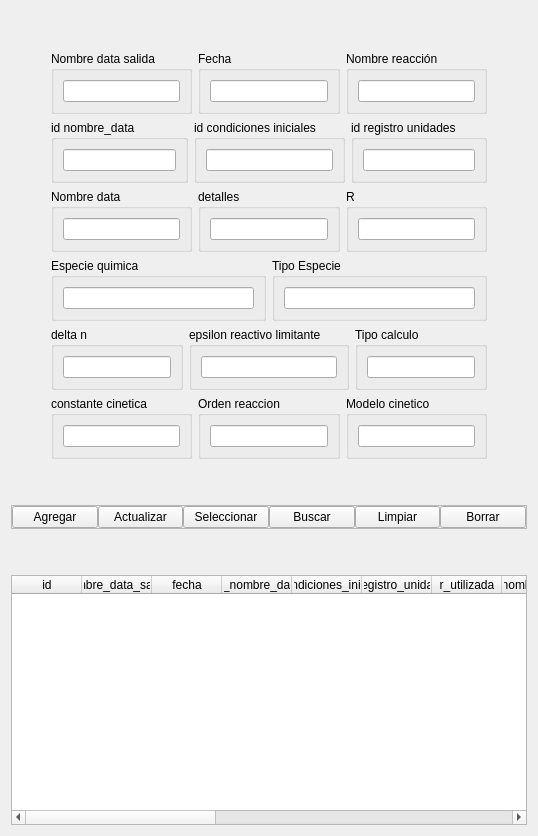
              <widget class="QWidget" name="cal_tab">
               <attribute name="title">
                <string>Calculos</string>
               </attribute>
               <layout class="QVBoxLayout" name="verticalLayout_58">
                <item>
                 <spacer name="verticalSpacer_46">
                  <property name="orientation">
                   <enum>Qt::Vertical</enum>
                  </property>
                  <property name="sizeHint" stdset="0">
                   <size>
                    <width>20</width>
                    <height>40</height>
                   </size>
                  </property>
                 </spacer>
                </item>
                <item>
                 <layout class="QHBoxLayout" name="horizontalLayout_22">
                  <item>
                   <spacer name="horizontalSpacer_21">
                    <property name="orientation">
                     <enum>Qt::Horizontal</enum>
                    </property>
                    <property name="sizeHint" stdset="0">
                     <size>
                      <width>40</width>
                      <height>20</height>
                     </size>
                    </property>
                   </spacer>
                  </item>
                  <item>
                   <layout class="QVBoxLayout" name="verticalLayout_39">
                    <item>
                     <layout class="QHBoxLayout" name="horizontalLayout_60">
                      <item>
                       <widget class="QGroupBox" name="groupBox_15">
                        <property name="title">
                         <string>Nombre data salida</string>
                        </property>
                        <layout class="QVBoxLayout" name="verticalLayout_40">
                         <item>
                          <widget class="QLineEdit" name="nombre_ds_edit">
                           <property name="text">
                            <string/>
                           </property>
                          </widget>
                         </item>
                        </layout>
                       </widget>
                      </item>
                      <item>
                       <widget class="QGroupBox" name="groupBox_16">
                        <property name="title">
                         <string>Fecha</string>
                        </property>
                        <layout class="QVBoxLayout" name="verticalLayout_41">
                         <item>
                          <widget class="QLineEdit" name="fecha_ds_edit"/>
                         </item>
                        </layout>
                       </widget>
                      </item>
                      <item>
                       <widget class="QGroupBox" name="groupBox_17">
                        <property name="title">
                         <string>Nombre reacción</string>
                        </property>
                        <layout class="QVBoxLayout" name="verticalLayout_42">
                         <item>
                          <widget class="QLineEdit" name="nombre_reaccion_ds_edit"/>
                         </item>
                        </layout>
                       </widget>
                      </item>
                     </layout>
                    </item>
                    <item>
                     <layout class="QHBoxLayout" name="horizontalLayout_61">
                      <item>
                       <widget class="QGroupBox" name="groupBox_18">
                        <property name="title">
                         <string>id nombre_data</string>
                        </property>
                        <layout class="QVBoxLayout" name="verticalLayout_43">
                         <item>
                          <widget class="QLineEdit" name="id_nombre_data_ds_edit"/>
                         </item>
                        </layout>
                       </widget>
                      </item>
                      <item>
                       <widget class="QGroupBox" name="groupBox_19">
                        <property name="title">
                         <string>id condiciones iniciales</string>
                        </property>
                        <layout class="QVBoxLayout" name="verticalLayout_44">
                         <item>
                          <widget class="QLineEdit" name="id_condiciones_iniciales_ds_edit"/>
                         </item>
                        </layout>
                       </widget>
                      </item>
                      <item>
                       <widget class="QGroupBox" name="groupBox_20">
                        <property name="title">
                         <string>id registro unidades</string>
                        </property>
                        <layout class="QVBoxLayout" name="verticalLayout_45">
                         <item>
                          <widget class="QLineEdit" name="id_registro_unidades_ds_edit"/>
                         </item>
                        </layout>
                       </widget>
                      </item>
                     </layout>
                    </item>
                    <item>
                     <layout class="QHBoxLayout" name="horizontalLayout_62">
                      <item>
                       <widget class="QGroupBox" name="groupBox_21">
                        <property name="title">
                         <string>Nombre data</string>
                        </property>
                        <layout class="QVBoxLayout" name="verticalLayout_46">
                         <item>
                          <widget class="QLineEdit" name="nombre_data_ds_edit">
                           <property name="text">
                            <string/>
                           </property>
                          </widget>
                         </item>
                        </layout>
                       </widget>
                      </item>
                      <item>
                       <widget class="QGroupBox" name="groupBox_22">
                        <property name="title">
                         <string>detalles</string>
                        </property>
                        <layout class="QVBoxLayout" name="verticalLayout_47">
                         <item>
                          <widget class="QLineEdit" name="detalles_ds_edit">
                           <property name="text">
                            <string/>
                           </property>
                          </widget>
                         </item>
                        </layout>
                       </widget>
                      </item>
                      <item>
                       <widget class="QGroupBox" name="groupBox_23">
                        <property name="title">
                         <string>R</string>
                        </property>
                        <layout class="QVBoxLayout" name="verticalLayout_48">
                         <item>
                          <widget class="QLineEdit" name="r_ds_edit">
                           <property name="text">
                            <string/>
                           </property>
                          </widget>
                         </item>
                        </layout>
                       </widget>
                      </item>
                     </layout>
                    </item>
                    <item>
                     <layout class="QHBoxLayout" name="horizontalLayout_63">
                      <item>
                       <widget class="QGroupBox" name="groupBox_24">
                        <property name="title">
                         <string>Especie quimica</string>
                        </property>
                        <layout class="QVBoxLayout" name="verticalLayout_49">
                         <item>
                          <widget class="QLineEdit" name="especie_quimica_ds_edit"/>
                         </item>
                        </layout>
                       </widget>
                      </item>
                      <item>
                       <widget class="QGroupBox" name="groupBox_25">
                        <property name="title">
                         <string>Tipo Especie</string>
                        </property>
                        <layout class="QVBoxLayout" name="verticalLayout_50">
                         <item>
                          <widget class="QLineEdit" name="tipo_especie_ds_edit"/>
                         </item>
                        </layout>
                       </widget>
                      </item>
                     </layout>
                    </item>
                    <item>
                     <layout class="QHBoxLayout" name="horizontalLayout_64">
                      <item>
                       <widget class="QGroupBox" name="groupBox_27">
                        <property name="title">
                         <string>delta n</string>
                        </property>
                        <layout class="QVBoxLayout" name="verticalLayout_52">
                         <item>
                          <widget class="QLineEdit" name="delta_n_ds_edit"/>
                         </item>
                        </layout>
                       </widget>
                      </item>
                      <item>
                       <widget class="QGroupBox" name="groupBox_28">
                        <property name="title">
                         <string>epsilon reactivo limitante</string>
                        </property>
                        <layout class="QVBoxLayout" name="verticalLayout_53">
                         <item>
                          <widget class="QLineEdit" name="epsilon_rl_ds_edit"/>
                         </item>
                        </layout>
                       </widget>
                      </item>
                      <item>
                       <widget class="QGroupBox" name="groupBox_29">
                        <property name="title">
                         <string>Tipo calculo</string>
                        </property>
                        <layout class="QVBoxLayout" name="verticalLayout_54">
                         <item>
                          <widget class="QLineEdit" name="tipo_calculo_ds_edit">
                           <property name="text">
                            <string/>
                           </property>
                          </widget>
                         </item>
                        </layout>
                       </widget>
                      </item>
                     </layout>
                    </item>
                    <item>
                     <layout class="QHBoxLayout" name="horizontalLayout_65">
                      <item>
                       <widget class="QGroupBox" name="groupBox_30">
                        <property name="title">
                         <string>constante cinetica</string>
                        </property>
                        <layout class="QVBoxLayout" name="verticalLayout_55">
                         <item>
                          <widget class="QLineEdit" name="constante_cinetica_ds_edit"/>
                         </item>
                        </layout>
                       </widget>
                      </item>
                      <item>
                       <widget class="QGroupBox" name="groupBox_31">
                        <property name="title">
                         <string>Orden reaccion</string>
                        </property>
                        <layout class="QVBoxLayout" name="verticalLayout_56">
                         <item>
                          <widget class="QLineEdit" name="orden_reaccion_ds_edit"/>
                         </item>
                        </layout>
                       </widget>
                      </item>
                      <item>
                       <widget class="QGroupBox" name="groupBox_32">
                        <property name="title">
                         <string>Modelo cinetico</string>
                        </property>
                        <layout class="QVBoxLayout" name="verticalLayout_57">
                         <item>
                          <widget class="QLineEdit" name="modelo_cinetico_ds_edit"/>
                         </item>
                        </layout>
                       </widget>
                      </item>
                     </layout>
                    </item>
                   </layout>
                  </item>
                  <item>
                   <spacer name="horizontalSpacer_22">
                    <property name="orientation">
                     <enum>Qt::Horizontal</enum>
                    </property>
                    <property name="sizeHint" stdset="0">
                     <size>
                      <width>40</width>
                      <height>20</height>
                     </size>
                    </property>
                   </spacer>
                  </item>
                 </layout>
                </item>
                <item>
                 <spacer name="verticalSpacer_45">
                  <property name="orientation">
                   <enum>Qt::Vertical</enum>
                  </property>
                  <property name="sizeHint" stdset="0">
                   <size>
                    <width>20</width>
                    <height>40</height>
                   </size>
                  </property>
                 </spacer>
                </item>
                <item>
                 <widget class="QFrame" name="funciones_frame_ds">
                  <property name="frameShape">
                   <enum>QFrame::StyledPanel</enum>
                  </property>
                  <property name="frameShadow">
                   <enum>QFrame::Raised</enum>
                  </property>
                  <layout class="QHBoxLayout" name="horizontalLayout_76">
                   <property name="spacing">
                    <number>0</number>
                   </property>
                   <property name="leftMargin">
                    <number>0</number>
                   </property>
                   <property name="topMargin">
                    <number>0</number>
                   </property>
                   <property name="rightMargin">
                    <number>0</number>
                   </property>
                   <property name="bottomMargin">
                    <number>0</number>
                   </property>
                   <item>
                    <widget class="QPushButton" name="agregar_ds_btn">
                     <property name="text">
                      <string>Agregar</string>
                     </property>
                    </widget>
                   </item>
                   <item>
                    <widget class="QPushButton" name="actualizar_ds_btn">
                     <property name="text">
                      <string>Actualizar</string>
                     </property>
                    </widget>
                   </item>
                   <item>
                    <widget class="QPushButton" name="seleccionar_ds_btn">
                     <property name="text">
                      <string>Seleccionar</string>
                     </property>
                    </widget>
                   </item>
                   <item>
                    <widget class="QPushButton" name="buscar_ds_btn">
                     <property name="text">
                      <string>Buscar</string>
                     </property>
                    </widget>
                   </item>
                   <item>
                    <widget class="QPushButton" name="limpiar_ds_btn">
                     <property name="text">
                      <string>Limpiar</string>
                     </property>
                    </widget>
                   </item>
                   <item>
                    <widget class="QPushButton" name="borrar_ds_btn">
                     <property name="text">
                      <string>Borrar</string>
                     </property>
                    </widget>
                   </item>
                  </layout>
                 </widget>
                </item>
                <item>
                 <spacer name="verticalSpacer_44">
                  <property name="orientation">
                   <enum>Qt::Vertical</enum>
                  </property>
                  <property name="sizeHint" stdset="0">
                   <size>
                    <width>20</width>
                    <height>40</height>
                   </size>
                  </property>
                 </spacer>
                </item>
                <item>
                 <widget class="QTableWidget" name="datos_salida_tabla">
                  <property name="minimumSize">
                   <size>
                    <width>0</width>
                    <height>250</height>
                   </size>
                  </property>
                  <property name="focusPolicy">
                   <enum>Qt::NoFocus</enum>
                  </property>
                  <property name="showGrid">
                   <bool>false</bool>
                  </property>
                  <attribute name="horizontalHeaderMinimumSectionSize">
                   <number>50</number>
                  </attribute>
                  <attribute name="horizontalHeaderDefaultSectionSize">
                   <number>70</number>
                  </attribute>
                  <attribute name="horizontalHeaderStretchLastSection">
                   <bool>true</bool>
                  </attribute>
                  <attribute name="verticalHeaderVisible">
                   <bool>false</bool>
                  </attribute>
                  <column>
                   <property name="text">
                    <string>id</string>
                   </property>
                  </column>
                  <column>
                   <property name="text">
                    <string>nombre_data_salida</string>
                   </property>
                  </column>
                  <column>
                   <property name="text">
                    <string>fecha</string>
                   </property>
                  </column>
                  <column>
                   <property name="text">
                    <string>id_nombre_data</string>
                   </property>
                  </column>
                  <column>
                   <property name="text">
                    <string>id_condiciones_iniciales</string>
                   </property>
                  </column>
                  <column>
                   <property name="text">
                    <string>id_registro_unidades</string>
                   </property>
                  </column>
                  <column>
                   <property name="text">
                    <string>r_utilizada</string>
                   </property>
                  </column>
                  <column>
                   <property name="text">
                    <string>nombre_data</string>
                   </property>
                  </column>
                  <column>
                   <property name="text">
                    <string>nombre_reaccion</string>
                   </property>
                  </column>
                  <column>
                   <property name="text">
                    <string>delta_n_reaccion</string>
                   </property>
                  </column>
                  <column>
                   <property name="text">
                    <string>epsilon_reactivo_limitante</string>
                   </property>
                  </column>
                  <column>
                   <property name="text">
                    <string>tipo_especie</string>
                   </property>
                  </column>
                  <column>
                   <property name="text">
                    <string>especie_quimica</string>
                   </property>
                  </column>
                  <column>
                   <property name="text">
                    <string>constante_cinetica</string>
                   </property>
                  </column>
                  <column>
                   <property name="text">
                    <string>orden_reaccion</string>
                   </property>
                  </column>
                  <column>
                   <property name="text">
                    <string>modelo_cinetico</string>
                   </property>
                  </column>
                  <column>
                   <property name="text">
                    <string>tipo_calculo</string>
                   </property>
                  </column>
                  <column>
                   <property name="text">
                    <string>detalles</string>
                   </property>
                  </column>
                 </widget>
                </item>
               </layout>
              </widget>
